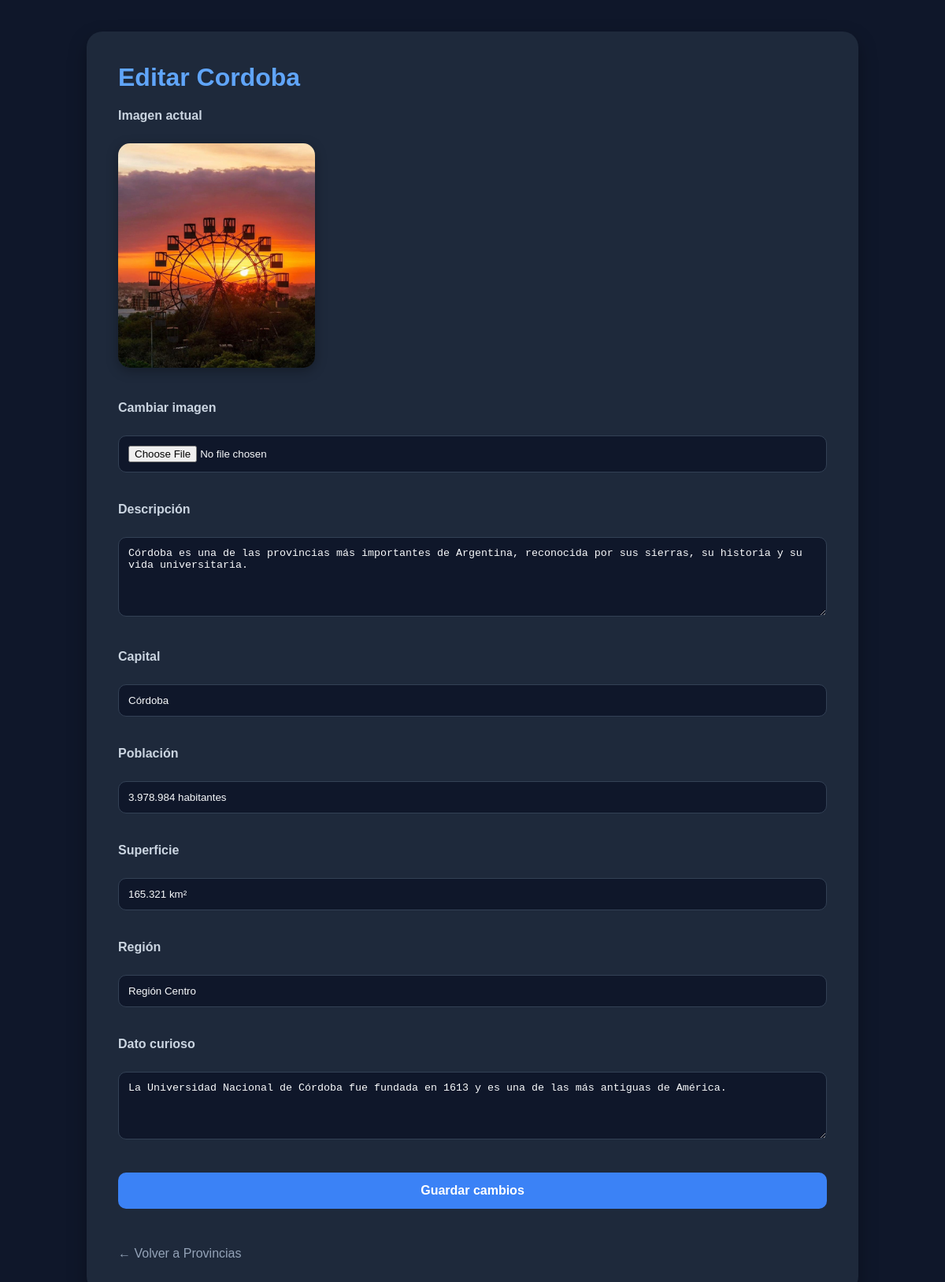
/admin/provincias/1/editar (signed in), run on the app's committed database.
### tables this page shows
CREATE TABLE provincias(
    id INTEGER PRIMARY KEY AUTOINCREMENT,
    nombre TEXT,
    imagen TEXT
);

CREATE TABLE informacion_provincia(
    id INTEGER PRIMARY KEY AUTOINCREMENT,
    provincia_id INTEGER,
    descripcion TEXT,
    capital TEXT,
    poblacion TEXT,
    superficie TEXT,
    region TEXT,
    dato_curioso TEXT
);

### routes/auth.py (the view, shortened to what this page needs)
@auth_bp.route(
    "/admin/provincias/<int:provincia_id>/editar",
    methods=["GET", "POST"]
)
def editar_provincias(provincia_id):
    if "usuario" not in session:
        return redirect(url_for("auth.login"))
    provincia = obtener_info_provincia_admin(
        provincia_id
    )
    return render_template("editar_provincias.html", provincia=provincia)

### models/provincias_models.py (called while the page is built)
def obtener_info_provincia_admin(provincia_id):
    cursor.execute("""
    SELECT
        provincias.id,
        provincias.nombre,
        provincias.imagen,
        informacion_provincia.descripcion,
        informacion_provincia.capital,
        informacion_provincia.poblacion,
        informacion_provincia.superficie,
        informacion_provincia.region,
        informacion_provincia.dato_curioso
    FROM provincias

    JOIN informacion_provincia
    ON provincias.id =
       informacion_provincia.provincia_id

    WHERE provincias.id = ?
    """, (provincia_id,))
    return cursor.fetchone()

### templates/editar_provincias.html (shortened to what this page needs)
<!DOCTYPE html>
<html>
<head>
</head>
<body>
    <div class="contenedor">
        <h1>
            Editar {{ provincia[1] }}
        </h1>
        <form method="POST" enctype="multipart/form-data">
            <label>
                Imagen actual
            </label>
            <br>
            <img
                src="{{ url_for('static', filename='img/provincias/' + provincia[2]) }}"
                width="250"
            >
            <br><br>
            <label>
                Cambiar imagen
            </label>
            <br>
            <input type="file" name="imagen" accept="image/*">
            <br><br>
            <label>
                Descripción
            </label>
            <br>
            <textarea name="descripcion" rows="5" cols="60">{{ provincia[3] }}</textarea>
            <br><br>
            <label>
                Capital
            </label>
            <br>
            <input type="text" name="capital" value="{{ provincia[4] }}">
            <br><br>
            <label>
                Población
            </label>
            <br>
            <input type="text" name="poblacion" value="{{ provincia[5] }}">
            <br><br>
            <label>
                Superficie
            </label>
            <br>
            <input type="text" name="superficie" value="{{ provincia[6] }}">
            <br><br>
            <label>
                Región
            </label>
            <br>
            <input type="text" name="region" value="{{ provincia[7] }}">
            <br><br>
            <label>
                Dato curioso
            </label>
            <br>
            <textarea name="dato_curioso" rows="4" cols="60">{{ provincia[8] }}</textarea>
            <br><br>
            <button type="submit">
                Guardar cambios
            </button>
        </form>
    <div/>
    <br>
    <a class="volver" href="{{ url_for('auth.admin_provincias') }}" > ← Volver a Provincias </a>
</body>
</html>

### templates/editar_provincias.html (style rules this page uses)
body { margin: 0; padding: 40px; font-family: Arial, sans-serif; background-color: #0f172a; color: #f8fafc; }
.contenedor { max-width: 900px; margin: auto; background-color: #1e293b; padding: 40px; border-radius: 20px; box-shadow: 0 10px 25px rgba( 0, 0, 0, 0.3 ); }
h1 { margin-top: 0; color: #60a5fa; }
label { display: block; margin-bottom: 8px; font-weight: bold; color: #cbd5e1; }
input, textarea { width: 100%; box-sizing: border-box; padding: 12px; margin-bottom: 20px; border-radius: 10px; border: 1px solid #334155; background-color: #0f172a; color: #f8fafc; }
img { border-radius: 15px; box-shadow: 0 4px 15px rgba( 0, 0, 0, 0.3 ); margin-bottom: 20px; }
button { width: 100%; padding: 14px; border: none; border-radius: 10px; background-color: #3b82f6; color: white; font-size: 16px; font-weight: bold; cursor: pointer; transition: 0.3s; }
.volver { display: inline-block; margin-top: 30px; color: #94a3b8; text-decoration: none; }

### data on the page
provincias: nombre "Cordoba", imagen (picture)
informacion_provincia: descripcion "Córdoba es una de las provincias más importantes de Argentina, reconocida por sus sierras, su historia y su vida universitaria.", capital "Córdoba", poblacion "3.978.984 habitantes", superficie "165.321 km²", region "Región Centro", dato_curioso "La Universidad Nacional de Córdoba fue fundada en 1613 y es una de las más antiguas de América."
